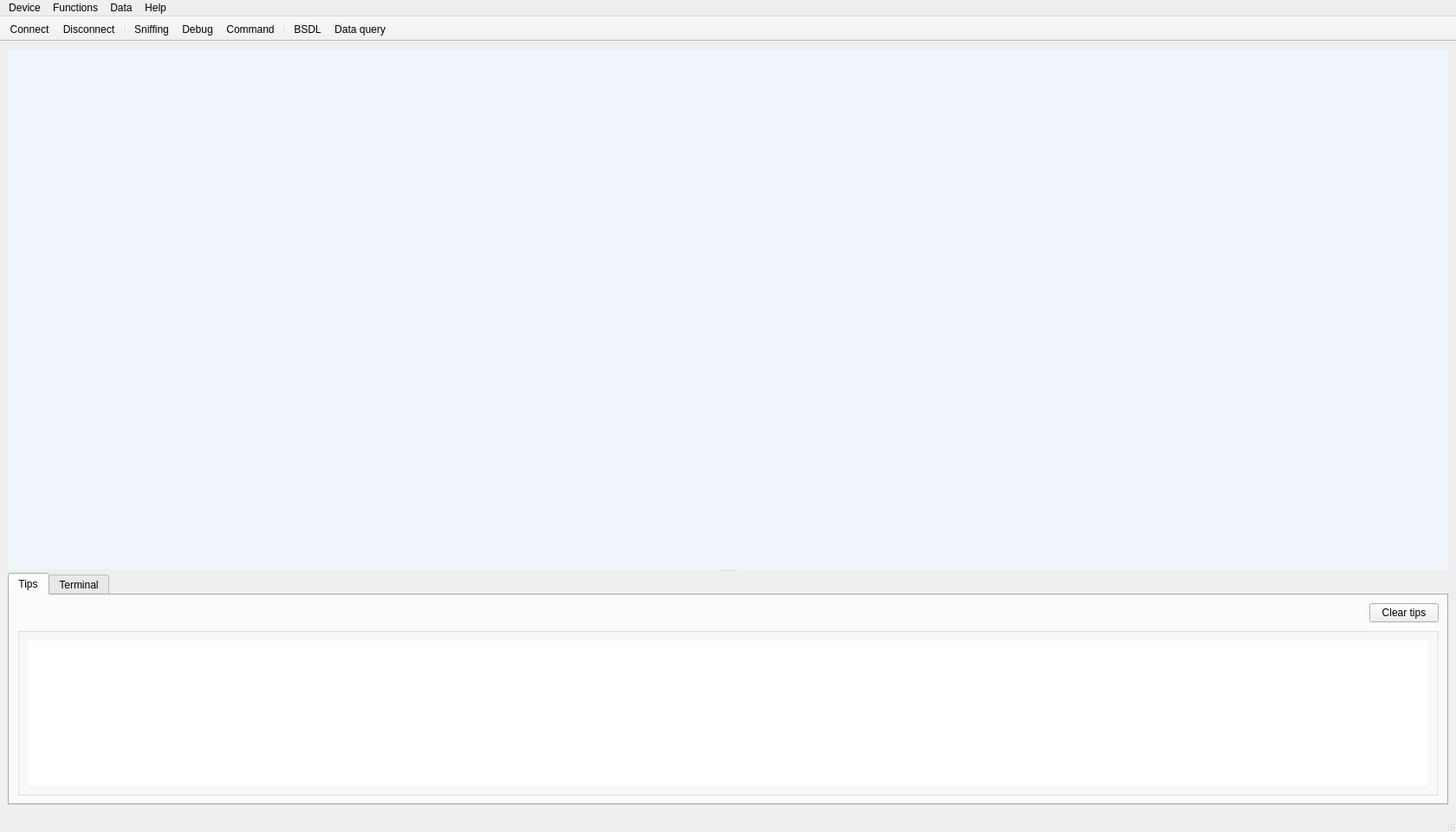
<?xml version="1.0" encoding="UTF-8"?>
<ui version="4.0">
 <class>MainWindow</class>
 <widget class="QMainWindow" name="MainWindow">
  <property name="windowModality">
   <enum>Qt::ApplicationModal</enum>
  </property>
  <property name="enabled">
   <bool>true</bool>
  </property>
  <property name="geometry">
   <rect>
    <x>0</x>
    <y>0</y>
    <width>1680</width>
    <height>960</height>
   </rect>
  </property>
  <property name="windowTitle">
   <string>AutoJtag v1 Designed by ZEEKR ZERO</string>
  </property>
  <property name="windowIcon">
   <iconset resource="resource.qrc">
    <normaloff>:/icons/zeekr.png</normaloff>:/icons/zeekr.png</iconset>
  </property>
  <property name="toolTip">
   <string/>
  </property>
  <property name="statusTip">
   <string>AutoJtag v1.0 </string>
  </property>
  <property name="autoFillBackground">
   <bool>false</bool>
  </property>
  <widget class="QWidget" name="centralwidget">
   <layout class="QGridLayout" name="gridLayout">
    <item row="0" column="0">
     <widget class="QSplitter" name="splitter_2">
      <property name="orientation">
       <enum>Qt::Horizontal</enum>
      </property>
      <widget class="QSplitter" name="splitter">
       <property name="orientation">
        <enum>Qt::Vertical</enum>
       </property>
       <property name="childrenCollapsible">
        <bool>true</bool>
       </property>
       <widget class="QMdiArea" name="mdiArea_main">
        <property name="enabled">
         <bool>true</bool>
        </property>
        <property name="sizePolicy">
         <sizepolicy hsizetype="Expanding" vsizetype="Expanding">
          <horstretch>0</horstretch>
          <verstretch>0</verstretch>
         </sizepolicy>
        </property>
        <property name="minimumSize">
         <size>
          <width>1280</width>
          <height>600</height>
         </size>
        </property>
        <property name="sizeAdjustPolicy">
         <enum>QAbstractScrollArea::AdjustIgnored</enum>
        </property>
        <property name="background">
         <brush brushstyle="SolidPattern">
          <color alpha="255">
           <red>240</red>
           <green>245</green>
           <blue>251</blue>
          </color>
         </brush>
        </property>
        <property name="viewMode">
         <enum>QMdiArea::TabbedView</enum>
        </property>
        <property name="documentMode">
         <bool>true</bool>
        </property>
        <property name="tabsClosable">
         <bool>true</bool>
        </property>
        <property name="tabsMovable">
         <bool>true</bool>
        </property>
        <property name="tabShape">
         <enum>QTabWidget::Rounded</enum>
        </property>
        <property name="tabPosition">
         <enum>QTabWidget::North</enum>
        </property>
       </widget>
       <widget class="QTabWidget" name="tabWidget_info">
        <property name="currentIndex">
         <number>0</number>
        </property>
        <widget class="QWidget" name="tab_3">
         <attribute name="title">
          <string>Tips</string>
         </attribute>
         <layout class="QGridLayout" name="gridLayout_3">
          <item row="0" column="0">
           <layout class="QHBoxLayout" name="horizontalLayout">
            <item>
             <spacer name="horizontalSpacer">
              <property name="orientation">
               <enum>Qt::Horizontal</enum>
              </property>
              <property name="sizeHint" stdset="0">
               <size>
                <width>40</width>
                <height>20</height>
               </size>
              </property>
             </spacer>
            </item>
            <item>
             <widget class="QPushButton" name="pushButton_clearAppPrint">
              <property name="text">
               <string>Clear tips</string>
              </property>
             </widget>
            </item>
           </layout>
          </item>
          <item row="1" column="0">
           <widget class="QGroupBox" name="groupBox">
            <property name="title">
             <string/>
            </property>
            <layout class="QGridLayout" name="gridLayout_2">
             <item row="0" column="0">
              <widget class="QTextBrowser" name="textBrowser_appPrint">
               <property name="frameShape">
                <enum>QFrame::NoFrame</enum>
               </property>
               <property name="frameShadow">
                <enum>QFrame::Sunken</enum>
               </property>
               <property name="lineWidth">
                <number>1</number>
               </property>
               <property name="lineWrapMode">
                <enum>QTextEdit::WidgetWidth</enum>
               </property>
               <property name="overwriteMode">
                <bool>false</bool>
               </property>
              </widget>
             </item>
            </layout>
           </widget>
          </item>
         </layout>
        </widget>
        <widget class="QWidget" name="tab_4">
         <attribute name="title">
          <string>Terminal</string>
         </attribute>
        </widget>
       </widget>
      </widget>
     </widget>
    </item>
   </layout>
  </widget>
  <widget class="QMenuBar" name="menubar">
   <property name="geometry">
    <rect>
     <x>0</x>
     <y>0</y>
     <width>1680</width>
     <height>21</height>
    </rect>
   </property>
   <widget class="QMenu" name="menu">
    <property name="title">
     <string>Device</string>
    </property>
    <addaction name="action_Connect"/>
    <addaction name="action_Disconnect"/>
    <addaction name="action_connectParamSet"/>
    <addaction name="separator"/>
   </widget>
   <widget class="QMenu" name="menu_2">
    <property name="title">
     <string>Help</string>
    </property>
    <addaction name="action_swLanguage"/>
    <addaction name="action_helpDoc"/>
    <addaction name="action_about"/>
   </widget>
   <widget class="QMenu" name="menu_3">
    <property name="title">
     <string>Functions</string>
    </property>
    <addaction name="action_rawDis"/>
    <addaction name="action_sniff"/>
    <addaction name="action_signalFuzz"/>
    <addaction name="action_send_data"/>
   </widget>
   <widget class="QMenu" name="menu_4">
    <property name="title">
     <string>Data</string>
    </property>
    <widget class="QMenu" name="menu_5">
     <property name="title">
      <string>Import database</string>
     </property>
     <addaction name="action_dbcDecode"/>
     <addaction name="action_addFlexRayDB"/>
     <addaction name="action_addLinDB"/>
     <addaction name="action_addEthernetDB"/>
    </widget>
    <addaction name="menu_5"/>
    <addaction name="action_historyQuery"/>
   </widget>
   <addaction name="menu"/>
   <addaction name="menu_3"/>
   <addaction name="menu_4"/>
   <addaction name="menu_2"/>
  </widget>
  <widget class="QStatusBar" name="statusbar"/>
  <widget class="QToolBar" name="mainToolBar">
   <property name="windowTitle">
    <string>toolBar</string>
   </property>
   <property name="movable">
    <bool>false</bool>
   </property>
   <property name="orientation">
    <enum>Qt::Horizontal</enum>
   </property>
   <property name="toolButtonStyle">
    <enum>Qt::ToolButtonTextUnderIcon</enum>
   </property>
   <property name="floatable">
    <bool>false</bool>
   </property>
   <attribute name="toolBarArea">
    <enum>TopToolBarArea</enum>
   </attribute>
   <attribute name="toolBarBreak">
    <bool>false</bool>
   </attribute>
   <addaction name="action_Connect"/>
   <addaction name="action_Disconnect"/>
   <addaction name="separator"/>
   <addaction name="action_sniff"/>
   <addaction name="action_signalFuzz"/>
   <addaction name="action_send_data"/>
   <addaction name="separator"/>
   <addaction name="action_dbcDecode"/>
   <addaction name="action_historyQuery"/>
  </widget>
  <action name="action_Connect">
   <property name="icon">
    <iconset resource="resource.qrc">
     <normaloff>:/icons/connect.png</normaloff>:/icons/connect.png</iconset>
   </property>
   <property name="text">
    <string>Connect</string>
   </property>
   <property name="toolTip">
    <string>Connect</string>
   </property>
  </action>
  <action name="action_Disconnect">
   <property name="icon">
    <iconset resource="resource.qrc">
     <normaloff>:/icons/disconnect.png</normaloff>:/icons/disconnect.png</iconset>
   </property>
   <property name="text">
    <string>Disconnect</string>
   </property>
   <property name="toolTip">
    <string>Disconnect</string>
   </property>
  </action>
  <action name="action_connectParamSet">
   <property name="icon">
    <iconset resource="resource.qrc">
     <normaloff>:/icons/ConnectParamSet.png</normaloff>:/icons/ConnectParamSet.png</iconset>
   </property>
   <property name="text">
    <string>Set device parameters</string>
   </property>
   <property name="toolTip">
    <string>Set device parameters</string>
   </property>
  </action>
  <action name="action_about">
   <property name="icon">
    <iconset resource="resource.qrc">
     <normaloff>:/icons/about.png</normaloff>:/icons/about.png</iconset>
   </property>
   <property name="text">
    <string>About us</string>
   </property>
   <property name="toolTip">
    <string>About us</string>
   </property>
  </action>
  <action name="action_rawDis">
   <property name="checkable">
    <bool>true</bool>
   </property>
   <property name="icon">
    <iconset resource="resource.qrc">
     <normaloff>:/icons/basicData.svg</normaloff>:/icons/basicData.svg</iconset>
   </property>
   <property name="text">
    <string>Byte stream</string>
   </property>
   <property name="toolTip">
    <string>Byte stream</string>
   </property>
  </action>
  <action name="action_sniff">
   <property name="checkable">
    <bool>true</bool>
   </property>
   <property name="icon">
    <iconset resource="resource.qrc">
     <normaloff>:/icons/dataSniff.svg</normaloff>:/icons/dataSniff.svg</iconset>
   </property>
   <property name="text">
    <string>Sniffing</string>
   </property>
   <property name="toolTip">
    <string>Sniffing</string>
   </property>
  </action>
  <action name="action_historyQuery">
   <property name="icon">
    <iconset resource="resource.qrc">
     <normaloff>:/icons/dataQuery.svg</normaloff>:/icons/dataQuery.svg</iconset>
   </property>
   <property name="text">
    <string>Data query</string>
   </property>
   <property name="toolTip">
    <string>Data query</string>
   </property>
  </action>
  <action name="action_signalFuzz">
   <property name="checkable">
    <bool>true</bool>
   </property>
   <property name="icon">
    <iconset resource="resource.qrc">
     <normaloff>:/icons/dbcDeocde.svg</normaloff>:/icons/dbcDeocde.svg</iconset>
   </property>
   <property name="text">
    <string>Debug</string>
   </property>
   <property name="toolTip">
    <string>Debug</string>
   </property>
  </action>
  <action name="action_send_data">
   <property name="icon">
    <iconset>
     <normalon>:/icons/send.png</normalon>
    </iconset>
   </property>
   <property name="text">
    <string>Command</string>
   </property>
   <property name="toolTip">
    <string>Send bus data</string>
   </property>
  </action>
  <action name="action_dbcDecode">
   <property name="icon">
    <iconset resource="resource.qrc">
     <normaloff>:/icons/fileDecode.svg</normaloff>:/icons/fileDecode.svg</iconset>
   </property>
   <property name="text">
    <string>BSDL</string>
   </property>
   <property name="toolTip">
    <string>Import BSDL</string>
   </property>
  </action>
  <action name="action_addFlexRayDB">
   <property name="icon">
    <iconset resource="resource.qrc">
     <normaloff>:/icons/fileDecode.svg</normaloff>:/icons/fileDecode.svg</iconset>
   </property>
   <property name="text">
    <string>FlexRay database</string>
   </property>
   <property name="toolTip">
    <string>Import the FlexRay database</string>
   </property>
  </action>
  <action name="action_addLinDB">
   <property name="icon">
    <iconset resource="resource.qrc">
     <normaloff>:/icons/fileDecode.svg</normaloff>:/icons/fileDecode.svg</iconset>
   </property>
   <property name="text">
    <string>LIN database</string>
   </property>
   <property name="toolTip">
    <string>LIN database</string>
   </property>
  </action>
  <action name="action_addEthernetDB">
   <property name="icon">
    <iconset resource="resource.qrc">
     <normaloff>:/icons/fileDecode.svg</normaloff>:/icons/fileDecode.svg</iconset>
   </property>
   <property name="text">
    <string>Ethernet database</string>
   </property>
   <property name="toolTip">
    <string>Ethernet database</string>
   </property>
  </action>
  <action name="action_helpDoc">
   <property name="icon">
    <iconset resource="resource.qrc">
     <normaloff>:/icons/help.png</normaloff>:/icons/help.png</iconset>
   </property>
   <property name="text">
    <string>Contact us</string>
   </property>
   <property name="toolTip">
    <string>Contact us</string>
   </property>
  </action>
  <action name="action_swLanguage">
   <property name="checkable">
    <bool>true</bool>
   </property>
   <property name="icon">
    <iconset resource="resource.qrc">
     <normaloff>:/icons/swLanguage.svg</normaloff>:/icons/swLanguage.svg</iconset>
   </property>
   <property name="text">
    <string>Language</string>
   </property>
   <property name="toolTip">
    <string>Language</string>
   </property>
  </action>
 </widget>
 <resources>
  <include location="resource.qrc"/>
 </resources>
 <connections/>
</ui>
